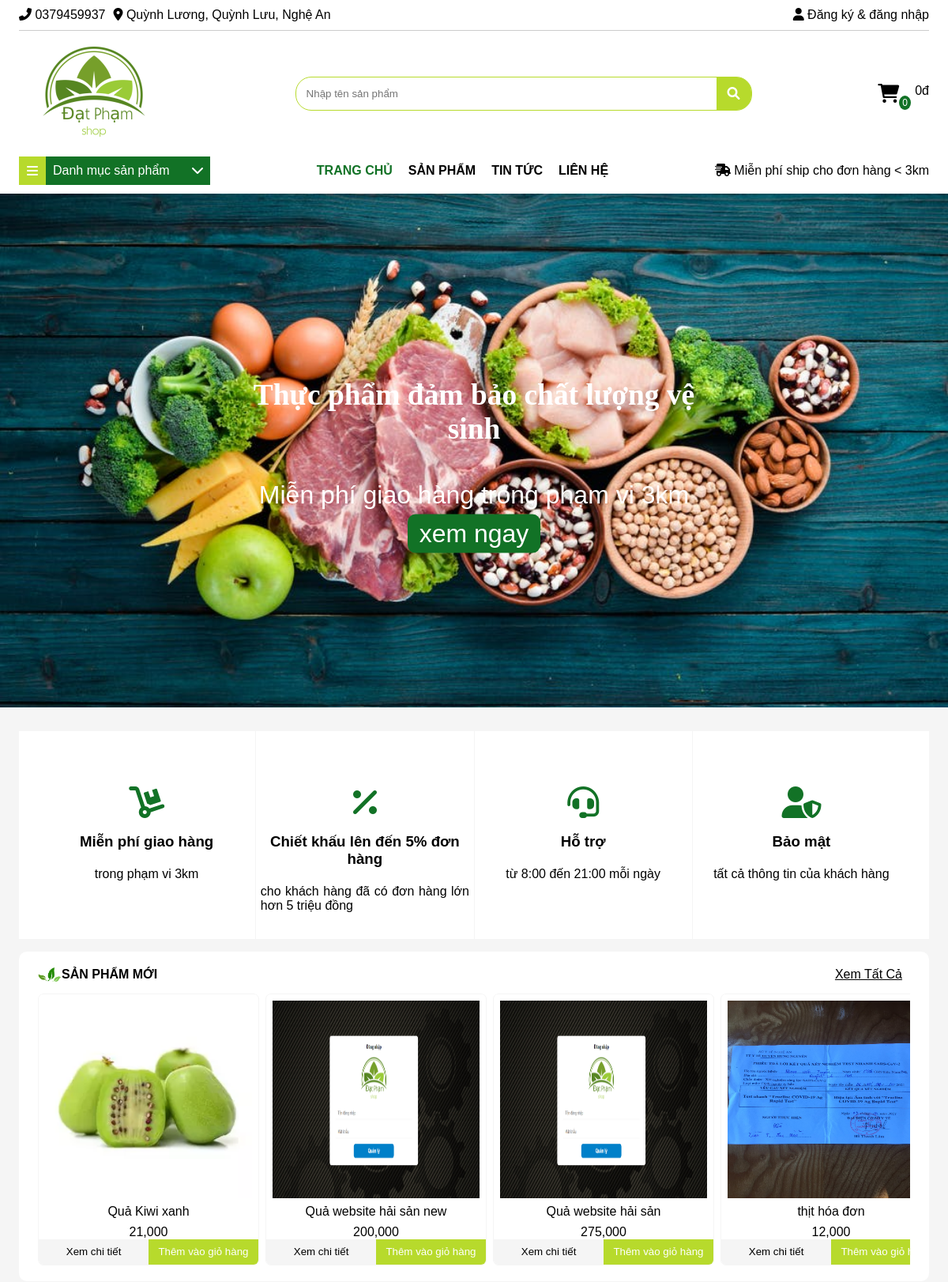
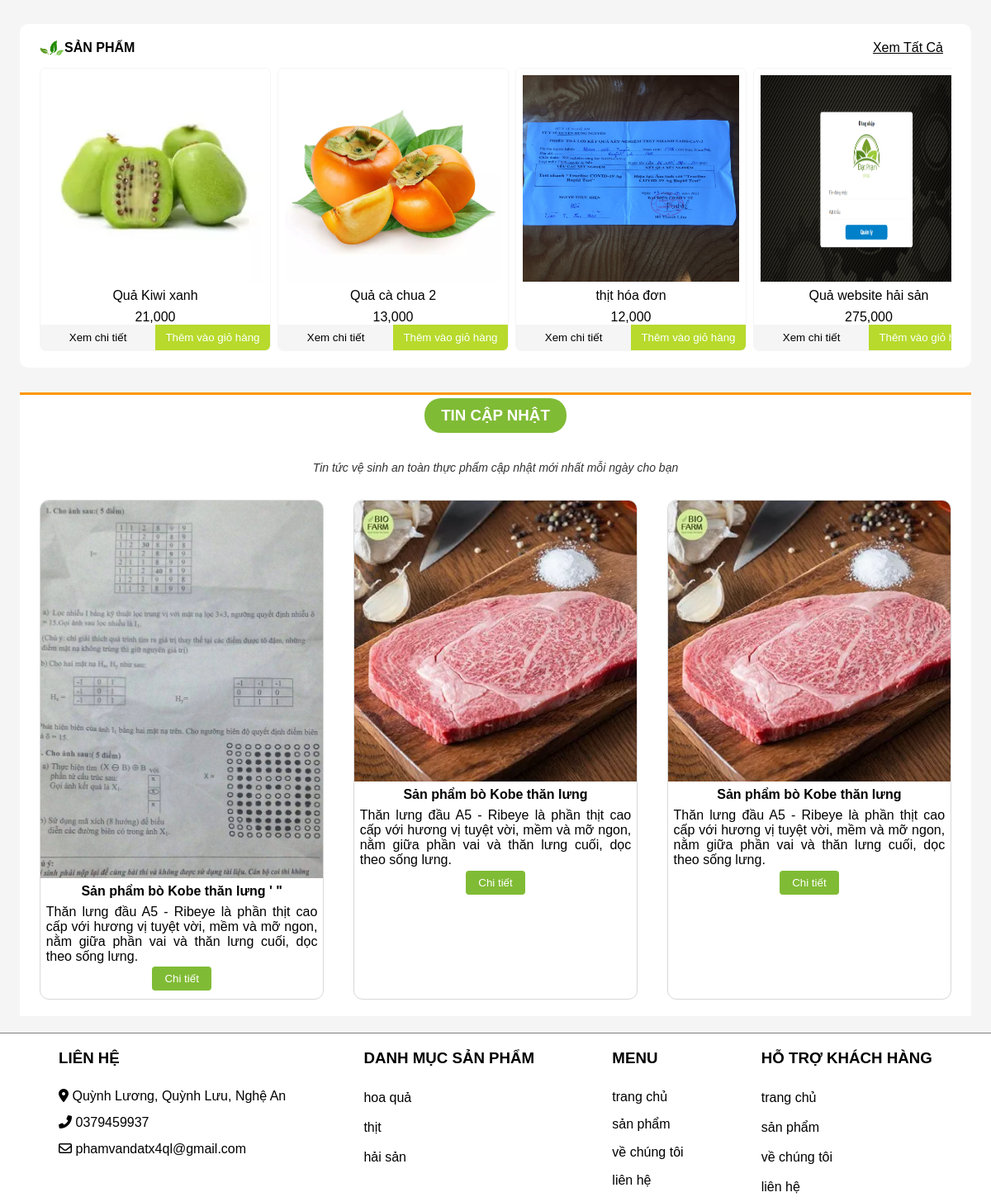
The app's page /shop/index.php with its own data (2 pictures, top to bottom).
### tables this page shows
CREATE TABLE `users` (
  `id_user` int(11) NOT NULL,
  `name_user` varchar(255) NOT NULL,
  `phone_user` char(15) NOT NULL,
  `date_birth_user` date NOT NULL,
  `address_user` varchar(255) NOT NULL,
  `email_user` varchar(255) NOT NULL,
  `nickname` char(255) NOT NULL,
  `password` char(255) NOT NULL,
  `role_id` int(11) NOT NULL
);

CREATE TABLE `products` (
  `product_id` int(11) NOT NULL,
  `product_name` varchar(255) NOT NULL,
  `product_trademark` char(255) NOT NULL,
  `product_cost_price` int(11) NOT NULL,
  `product_price` int(11) NOT NULL,
  `product_amount` int(11) NOT NULL,
  `product_detail` text NOT NULL,
  `product_image` varchar(255) NOT NULL,
  `category_id` int(11) NOT NULL,
  `product_code` varchar(255) NOT NULL,
  `created_at` datetime NOT NULL,
  `updated_at` datetime NOT NULL
);

CREATE TABLE `news` (
  `new_id` int(11) NOT NULL,
  `new_title` varchar(255) NOT NULL,
  `new_image` varchar(255) NOT NULL,
  `new_description` text NOT NULL,
  `created_at` date NOT NULL,
  `updated_at` date NOT NULL,
  `new_short_description` varchar(255) NOT NULL
);

CREATE TABLE `categories` (
  `catedory_id` int(11) NOT NULL,
  `category_name` varchar(255) NOT NULL
);

### shop/select_contact_shop.php (called while the page is built, shortened)
<?php
    $new = new handler_database();
    $result = $new->get_list('select phone_user,address_user,email_user from users inner join role on role.role_id = users.role_id where role_name = \'admin\' ');
    if ($result){
        foreach ($result as $value){
            $contact_phone = $value['phone_user'];
            $contact_address = $value['address_user'];
            $contact_email = $value['email_user'];
        }
    }else die('Có lỗi');
        $new = new handler_database();
        $category = $new->get_list('select * from categories');
?>

### handler_database.php (called while the page is built, shortened)
<?php
class handler_database{
   private $__conn;
    public function connect_DB(){
        if(!$this->__conn){
            $this->__conn = mysqli_connect("localhost","root","","datpham_shop");
            mysqli_query($this->__conn, "SET character_set_results = 'utf8', character_set_client = 'utf8',
            character_set_database = 'utf8', character_set_server = 'utf8'");
        }
    }
    public function get_list($sql){
        $result = mysqli_query($this->__conn,$sql);
        if( $result->num_rows >0 ){
            $return = array();
            while($row = $result->fetch_assoc() ){
                $return[] = $row;
            }
            return $return;
        }
    }
}
?>

### shop/index.php (the view, shortened to what this page needs)
<?php
require_once '../handler_database.php';
require_once 'select_contact_shop.php';
?>
<!doctype html>
<html lang="en">
<head>
    <link rel="stylesheet" href="https://cdnjs.cloudflare.com/ajax/libs/font-awesome/6.0.0-beta2/css/all.min.css"
/>
    <link rel="stylesheet" href="../css/style_shop.css">
</head>
<body>
<div class="header">
    <div class="container">
        <div class="header__top">
            <div class="header__top--list">
                <ul>
                    <li>
                        <i class="fas fa-phone-alt"></i>
                        <?php echo (isset($contact_phone)) ? $contact_phone : ""; ?>
                    </li>
                    <li>
                        <i class="fas fa-map-marker-alt"></i>
                        <?php echo (isset($contact_address)) ? $contact_address : ""; ?>
                    </li>
                </ul>
            </div>
            <div class="header__top--user">
                <a href="login_register.php">
                    <i class="fas fa-user"></i>
                    Đăng ký & đăng nhập
                </a>
            </div>
        </div>
        <div class="header__center">
            <div class="header__center--logo">
                <img src="../image/logo.png" alt="">
            </div>
            <div class="header__center--search">
                <form action="products.php" method="post">
                    <input type="text" name="search_header_product" placeholder="Nhập tên sản phẩm"">
                </form>
                <i class="fas fa-search"></i>
            </div>
            <div class="header__center--miniCart">
                <div class="miniCart">
                    <i class="fas fa-shopping-cart"></i>
                    <span>0</span>
                </div>
                <div class="total">
                    0đ
                </div>
            </div>
        </div>
        <div class="header__bottom">
            <div class="header__bottom--category">
                <div class="header__bottom--category__title">
                            <span>
                                <i class="fas fa-bars"></i>
                                <p>
                                    Danh mục sản phẩm
                                    <i class="fas fa-chevron-down"></i>
                                </p>
                            </span>
                </div>
            </div>
            <div class="header__bottom--menu">
                <ul>
                    <li><a href="index.php" class="selected_menu">Trang chủ</a></li>
                    <li><a href="products.php">sản phẩm</a></li>
                    <li><a href="news.php">tin tức</a></li>
                    <li><a href="contact.php">liên hệ</a></li>
                </ul>
            </div>
            <div class="header__bottom--right">
                <div>
                    <i class="fas fa-shipping-fast"></i>
                    Miễn phí ship cho đơn hàng < 3km
                </div>
            </div>
        </div>
    </div>
</div>
<div class="main">
    <div class="main__slide">
        <div class="main__slide--1" sttt="1">
            <div>
                <h3>Thực phẩm đảm bảo chất lượng vệ sinh</h3>
                <p>Miễn phí giao hàng trong phạm vi 3km</p>
                <a href="">xem ngay</a>
            </div>
        </div>
    </div>
    <div class="main__introduce">
        <div class="container">
            <ul>
                <li>
                    <i class="fas fa-dolly"></i>
                    <h3>Miễn phí giao hàng</h3>
                    <p>trong phạm vi 3km</p>
                </li>
                <li>
                    <i class="fas fa-percent"></i>
                    <h3>Chiết khấu lên đến 5% đơn hàng</h3>
                    <p>cho khách hàng đã có đơn hàng lớn hơn 5 triệu đồng</p>
                </li>
                <li>
                    <i class="fas fa-headset"></i>
                    <h3>Hỗ trợ</h3>
                    <p>từ 8:00 đến 21:00 mỗi ngày</p>
                </li>
                <li>
                    <i class="fas fa-user-shield"></i>
                    <h3>Bảo mật</h3>
                    <p>tất cả thông tin của khách hàng</p>
                </li>
            </ul>
        </div>
    </div>
    <div id="main__product_new" class="main__newProduct main__product">
        <div class="container">
            <div class="main__product--header">
                <div>
                    <img src="../image/logo-child.png" alt="">
                    <h4>sản phẩm mới</h4>
                </div>
                <div>
                    <a href="products.php">xem tất cả</a>
                </div>
            </div>
            <div class="main__product--center">
                <div>
                    <div class="product">
                        <?php
                        $new = new handler_database();
                        $row = $new->get_list('SELECT * FROM products where product_amount >0 ORDER BY products.product_id  DESC limit 10');
                        if ($row) {
                            foreach ($row as $v)
                                echo "<div>
                                                <img src=\"../image/products/" . $v['product_image'] . "\" alt=\"\">
                                                <span>" . $v['product_name'] . "</span>
                                                <span>" . number_format($v['product_cost_price'], 0, ',', ',') . "</span>
                                                <form action='products.php' method='post'>
                                                    <input type='hidden' name='product_id' value='" . $v['product_id'] . "'>
                                                    <input type='submit' name='product_detail' value='Xem chi tiết'>
                                                    <input type='submit' name='add_product_cart' value='Thêm vào giỏ hàng'>
                                                </form>
                                            </div>";
                        } else die('Có lỗi!');
                        ?>
                    </div>
                </div>
            </div>
        </div>
    </div>
    <div id="main_product" class="main__product">
        <div class="container">
            <div class="main__product--header">
                <div>
                    <img src="../image/logo-child.png" alt="">
                    <h4>sản phẩm</h4>
                </div>
                <div>
                    <a href="products.php">xem tất cả</a>
                </div>
            </div>
            <div class="main__product--center">
                <div>
                    <div class="product">
                        <?php
                        $new = new handler_database();
                        $row = $new->get_list('SELECT * FROM products where product_amount > 0');
                        if ($row) {
                            foreach ($row as $v) {
                                echo "<div>
                                                <img src=\"../image/products/" . $v['product_image'] . "\" alt=\"\">
                                                <span>" . $v['product_name'] . "</span>
                                                <span>" . number_format($v['product_cost_price'], 0, ',', ',') . "</span>
                                                <form action='products.php' method='post'>
                                                    <input type='hidden' name='product_id' value='" . $v['product_id'] . "'>
                                                    <input type='submit' name='product_detail' value='Xem chi tiết'>
                                                    <input type='submit' name='add_product_cart' value='Thêm vào giỏ hàng'>
                                                </form>
                                            </div>";
                            }
                        } else die('Có lỗi!');
                        ?>
                    </div>
                </div>
            </div>
        </div>
    </div>
    <div class="main__news-update">
        <div class="container">
            <div class="main__new-update--title">
                <h3><a href="">tin cập nhật</a></h3>
                <p>Tin tức vệ sinh an toàn thực phẩm cập nhật mới nhất mỗi ngày cho bạn</p>
            </div>
            <div class="main__new-update--center">
                <?php
                    $new = new handler_database();
                    $result = $new->get_list('select * from news ORDER by news.new_id DESC limit 3');
                    if ( $result ){
                        foreach ($result  as $item){
                            echo "<div>
                                    <img src=\"../image/news/".$item['new_image']."\" alt=\"\">
                                    <h5>".$item['new_title']."</h5>
                                    <p>".$item['new_short_description']."</p>
                                    <form action='index.php' method='post'>
                                        <input type='hidden' name='new_id' value='".$item['new_id']."'>
                                        <input type=\"submit\" name='submit_select_new' value='Chi tiết' >
                                    </form>
                                </div>";
                        }
                    }else die('Có lỗi!');
                ?>
            </div>
        </div>
    </div>
</div>
<div class="footer">
    <div class="container">
        <div>
            <h3>liên hệ</h3>
            <ul>
                <li>
                    <i class="fas fa-map-marker-alt"></i>
                    <?php echo (isset($contact_address)) ? $contact_address : ""; ?>
                </li>
                <li>
                    <i class="fas fa-phone-alt"></i>
                    <?php echo (isset($contact_phone)) ? $contact_phone : ""; ?>
                </li>
                <li>
                    <i class="far fa-envelope"></i>
                    <?php echo (isset($contact_email)) ? $contact_email : ""; ?>
                </li>
            </ul>
        </div>
        <div>
            <h3>Danh mục sản phẩm</h3>
            <ul>
                <?php
                if ($category) {
                    foreach ($category as $v)
                        echo "<li><a href=\"\">" . $v['category_name'] . "</a></li>";
                }
                ?>
            </ul>
        </div>
        <div>
            <h3>menu</h3>
            <ul>
                <li><a href="">trang chủ</a></li>
                <li><a href="">sản phẩm</a></li>
                <li><a href="">về chúng tôi</a></li>
                <li><a href="">liên hệ</a></li>
            </ul>
        </div>
        <div>
            <h3>hỗ trợ khách hàng</h3>
            <ul>
                <li><a href="">trang chủ</a></li>
                <li><a href="">sản phẩm</a></li>
                <li><a href="">về chúng tôi</a></li>
                <li><a href="">liên hệ</a></li>
            </ul>
        </div>
    </div>
</div>
</body>
</html>

### records on screen
users: phone_user "0379459937", address_user "Quỳnh Lương, Quỳnh Lưu, Nghệ An", email_user "phamvandatx4ql@gmail.com"
products: product_image (picture), product_name "Quả Kiwi xanh", product_cost_price "21,000"
products: product_image (picture), product_name "Quả website hải sản new", product_cost_price "200,000"
products: product_image (picture), product_name "Quả website hải sản", product_cost_price "275,000"
products: product_image (picture), product_name "thịt hóa đơn", product_cost_price "12,000"
products: product_image (picture), product_name "Quả Kiwi xanh", product_cost_price "21,000"
products: product_image (picture), product_name "Quả cà chua 2", product_cost_price "13,000"
news: new_image (picture), new_title "Sản phẩm bò Kobe thăn lưng ' \"", new_short_description "Thăn lưng đầu A5 - Ribeye là phần thịt cao cấp với hương vị tuyệt vời, mềm và mỡ ngon, nằm giữa phần vai và thăn lưng cuối, dọc theo sống lưng."
news: new_image (picture), new_title "Sản phẩm bò Kobe thăn lưng", new_short_description "Thăn lưng đầu A5 - Ribeye là phần thịt cao cấp với hương vị tuyệt vời, mềm và mỡ ngon, nằm giữa phần vai và thăn lưng cuối, dọc theo sống lưng."
news: new_image (picture), new_title "Sản phẩm bò Kobe thăn lưng", new_short_description "Thăn lưng đầu A5 - Ribeye là phần thịt cao cấp với hương vị tuyệt vời, mềm và mỡ ngon, nằm giữa phần vai và thăn lưng cuối, dọc theo sống lưng."
categories: category_name "hoa quả"
categories: category_name "thịt"
categories: category_name "hải sản"
